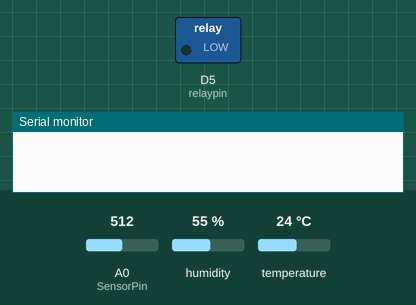
The sketch below on a simulated ESP8266 (NodeMCU). On the bench: switched loads named in the sketch (green lamp = pin HIGH), the last lines printed to the serial monitor. The inputs (shaded band) are chosen by the test bench; at power-on: A0 (SensorPin) = 512, humidity 55 %, temperature 24 °C. WiFi joins after 1.5 s; servers stay silent unless stated.

Above: at 0.1 s.
At 5.8 s:
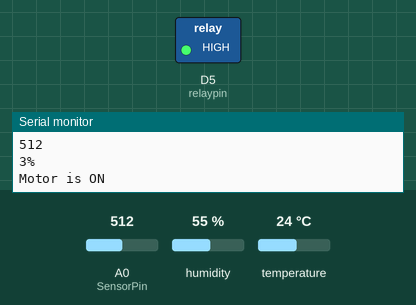
Timing chart, 0 to 7.3 s (numbered marks = the images above):
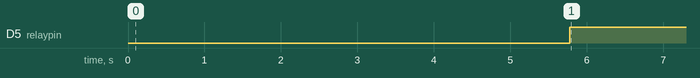

The sketch:

WNS_thingspeak.ino
```cpp
#include <ESP8266WiFi.h>
#include <DHT.h>

#define DHTPIN D4   //
DHT dht(DHTPIN, DHT11);

String apiKey = "S75Y********0HDI";
const char *ssid = "srivastava";
const char *pass = "ak**********";
const char* server = "api.thingspeak.com";


const int AirValue = 0;
const int WaterValue = 4000;
const int SensorPin = A0;//
int soilMoistureValue = 0;
int soilmoisturepercent=0;
int relaypin = D5;//

WiFiClient client;


void setup() {
  Serial.begin(115200);
  pinMode(relaypin, OUTPUT);

  dht.begin();

  WiFi.begin(ssid, pass);

  while (WiFi.status() != WL_CONNECTED)
  {
    delay(500);
    Serial.print(".");
  }
    Serial.println("");
    Serial.println("WiFi connected");
    delay(4000);
}


void loop()
{
  float h = dht.readHumidity();
  float t = dht.readTemperature();

  Serial.print("Humidity: ");
  Serial.println(h);
  Serial.print("Temperature: ");
  Serial.println(t);

  soilMoistureValue = analogRead(SensorPin);
  Serial.println(soilMoistureValue);

  soilmoisturepercent = map(soilMoistureValue, AirValue, WaterValue, 0, 20);


if(soilmoisturepercent > 100)
{
  Serial.println("100 %");
  delay(250);
}


else if(soilmoisturepercent <0)
{
  Serial.println("0 %");
  delay(250);

}


else if(soilmoisturepercent >=0 && soilmoisturepercent <= 100)
{
  Serial.print(soilmoisturepercent);
  Serial.println("%");
  delay(250);

}

  if(soilmoisturepercent >=0 && soilmoisturepercent <= 30)
  {
    digitalWrite(relaypin, HIGH);
    Serial.println("Motor is ON");
  }
  else if (soilmoisturepercent >30 && soilmoisturepercent <= 100)
  {
    digitalWrite(relaypin, LOW);
    Serial.println("Motor is OFF");
  }

  if (client.connect(server, 80)) // "184.106.153.149" or api.thingspeak.com
  {
    String postStr = apiKey;
      postStr += "&field1=";
      postStr += String(t);
      postStr += "&field2=";
      postStr += String(soilmoisturepercent);
      postStr += "&field3=";
      postStr += String(h);
      postStr += "&field4=";
      postStr += String(relaypin);
      postStr += "\r\n\r\n\r\n\r\n";

    client.print("POST /update HTTP/1.1\n");
    client.print("Host: api.thingspeak.com\n");
    client.print("Connection: close\n");
    client.print("X-THINGSPEAKAPIKEY: " + apiKey + "\n");
    client.print("Content-Type: application/x-www-form-urlencoded\n");
    client.print("Content-Length: ");
    client.print(postStr.length());
    client.print("\n\n");
    client.print(postStr);

  }
    client.stop();

}
```

Measured:
- by itself, D5 (relaypin): LOW → HIGH at 5.8 s
